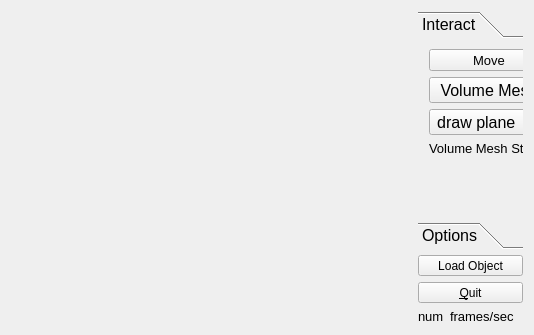
<?xml version="1.0" encoding="UTF-8"?>
<ui version="4.0">
 <class>MainWindow</class>
 <widget class="QMainWindow" name="MainWindow">
  <property name="windowModality">
   <enum>Qt::ApplicationModal</enum>
  </property>
  <property name="geometry">
   <rect>
    <x>0</x>
    <y>0</y>
    <width>534</width>
    <height>335</height>
   </rect>
  </property>
  <property name="sizePolicy">
   <sizepolicy hsizetype="Fixed" vsizetype="Preferred">
    <horstretch>0</horstretch>
    <verstretch>0</verstretch>
   </sizepolicy>
  </property>
  <property name="windowTitle">
   <string>Project V1</string>
  </property>
  <property name="autoFillBackground">
   <bool>false</bool>
  </property>
  <property name="toolButtonStyle">
   <enum>Qt::ToolButtonIconOnly</enum>
  </property>
  <property name="tabShape">
   <enum>QTabWidget::Rounded</enum>
  </property>
  <widget class="QWidget" name="centralWidget">
   <layout class="QHBoxLayout" name="horizontalLayout_2">
    <item>
     <layout class="QHBoxLayout" name="horizontalLayout">
      <item>
       <widget class="GLWidget" name="widget16" native="true">
        <property name="sizePolicy">
         <sizepolicy hsizetype="Expanding" vsizetype="Preferred">
          <horstretch>0</horstretch>
          <verstretch>0</verstretch>
         </sizepolicy>
        </property>
        <property name="cursor">
         <cursorShape>ArrowCursor</cursorShape>
        </property>
        <property name="mouseTracking">
         <bool>true</bool>
        </property>
        <property name="acceptDrops">
         <bool>false</bool>
        </property>
       </widget>
      </item>
      <item>
       <layout class="QVBoxLayout" name="verticalLayout">
        <property name="sizeConstraint">
         <enum>QLayout::SetFixedSize</enum>
        </property>
        <item>
         <widget class="QToolBox" name="toolBox">
          <property name="sizePolicy">
           <sizepolicy hsizetype="Fixed" vsizetype="MinimumExpanding">
            <horstretch>0</horstretch>
            <verstretch>0</verstretch>
           </sizepolicy>
          </property>
          <property name="minimumSize">
           <size>
            <width>105</width>
            <height>160</height>
           </size>
          </property>
          <property name="font">
           <font>
            <pointsize>12</pointsize>
           </font>
          </property>
          <property name="frameShadow">
           <enum>QFrame::Plain</enum>
          </property>
          <property name="currentIndex">
           <number>0</number>
          </property>
          <property name="tabSpacing">
           <number>0</number>
          </property>
          <widget class="QWidget" name="page">
           <property name="geometry">
            <rect>
             <x>0</x>
             <y>0</y>
             <width>105</width>
             <height>197</height>
            </rect>
           </property>
           <attribute name="label">
            <string>Interact</string>
           </attribute>
           <widget class="QWidget" name="verticalLayoutWidget">
            <property name="geometry">
             <rect>
              <x>0</x>
              <y>0</y>
              <width>116</width>
              <height>181</height>
             </rect>
            </property>
            <layout class="QVBoxLayout" name="verticalLayout_2">
             <property name="sizeConstraint">
              <enum>QLayout::SetFixedSize</enum>
             </property>
             <item>
              <widget class="QToolButton" name="toolButton_3">
               <property name="sizePolicy">
                <sizepolicy hsizetype="Expanding" vsizetype="Expanding">
                 <horstretch>0</horstretch>
                 <verstretch>0</verstretch>
                </sizepolicy>
               </property>
               <property name="font">
                <font>
                 <pointsize>10</pointsize>
                </font>
               </property>
               <property name="text">
                <string>Move</string>
               </property>
              </widget>
             </item>
             <item>
              <widget class="QToolButton" name="toolButton">
               <property name="sizePolicy">
                <sizepolicy hsizetype="Expanding" vsizetype="Expanding">
                 <horstretch>0</horstretch>
                 <verstretch>0</verstretch>
                </sizepolicy>
               </property>
               <property name="text">
                <string>Volume Mesh</string>
               </property>
              </widget>
             </item>
             <item>
              <widget class="QToolButton" name="toolButton_4">
               <property name="text">
                <string>draw plane </string>
               </property>
              </widget>
             </item>
             <item>
              <widget class="QLabel" name="volStatus">
               <property name="font">
                <font>
                 <pointsize>10</pointsize>
                </font>
               </property>
               <property name="text">
                <string>Volume Mesh Status</string>
               </property>
              </widget>
             </item>
            </layout>
           </widget>
          </widget>
          <widget class="QWidget" name="page_2">
           <property name="geometry">
            <rect>
             <x>0</x>
             <y>0</y>
             <width>105</width>
             <height>197</height>
            </rect>
           </property>
           <attribute name="label">
            <string>Options</string>
           </attribute>
           <widget class="QCheckBox" name="checkBox">
            <property name="geometry">
             <rect>
              <x>0</x>
              <y>30</y>
              <width>252</width>
              <height>18</height>
             </rect>
            </property>
            <property name="font">
             <font>
              <pointsize>10</pointsize>
             </font>
            </property>
            <property name="text">
             <string>Cull Back Face</string>
            </property>
           </widget>
           <widget class="QToolButton" name="toolButton_6">
            <property name="geometry">
             <rect>
              <x>0</x>
              <y>10</y>
              <width>105</width>
              <height>19</height>
             </rect>
            </property>
            <property name="sizePolicy">
             <sizepolicy hsizetype="Preferred" vsizetype="Fixed">
              <horstretch>0</horstretch>
              <verstretch>0</verstretch>
             </sizepolicy>
            </property>
            <property name="font">
             <font>
              <pointsize>10</pointsize>
             </font>
            </property>
            <property name="autoFillBackground">
             <bool>false</bool>
            </property>
            <property name="text">
             <string>Pick Color</string>
            </property>
           </widget>
           <widget class="QWidget" name="verticalLayoutWidget_2">
            <property name="geometry">
             <rect>
              <x>0</x>
              <y>49</y>
              <width>101</width>
              <height>141</height>
             </rect>
            </property>
            <layout class="QVBoxLayout" name="verticalLayout_3">
             <item>
              <widget class="QGroupBox" name="groupBox">
               <property name="sizePolicy">
                <sizepolicy hsizetype="Preferred" vsizetype="Expanding">
                 <horstretch>0</horstretch>
                 <verstretch>0</verstretch>
                </sizepolicy>
               </property>
               <property name="font">
                <font>
                 <pointsize>10</pointsize>
                </font>
               </property>
               <property name="title">
                <string>Mode:</string>
               </property>
               <widget class="QRadioButton" name="radioButton">
                <property name="geometry">
                 <rect>
                  <x>0</x>
                  <y>20</y>
                  <width>158</width>
                  <height>18</height>
                 </rect>
                </property>
                <property name="font">
                 <font>
                  <pointsize>10</pointsize>
                 </font>
                </property>
                <property name="text">
                 <string>Surface</string>
                </property>
               </widget>
               <widget class="QRadioButton" name="radioButton_2">
                <property name="geometry">
                 <rect>
                  <x>0</x>
                  <y>40</y>
                  <width>158</width>
                  <height>18</height>
                 </rect>
                </property>
                <property name="font">
                 <font>
                  <pointsize>10</pointsize>
                 </font>
                </property>
                <property name="text">
                 <string>Volume</string>
                </property>
               </widget>
               <widget class="QCheckBox" name="checkBox_3">
                <property name="geometry">
                 <rect>
                  <x>0</x>
                  <y>120</y>
                  <width>114</width>
                  <height>18</height>
                 </rect>
                </property>
                <property name="font">
                 <font>
                  <pointsize>10</pointsize>
                 </font>
                </property>
                <property name="text">
                 <string>Model </string>
                </property>
               </widget>
               <widget class="QCheckBox" name="checkBox_2">
                <property name="geometry">
                 <rect>
                  <x>0</x>
                  <y>72</y>
                  <width>114</width>
                  <height>21</height>
                 </rect>
                </property>
                <property name="font">
                 <font>
                  <pointsize>10</pointsize>
                 </font>
                </property>
                <property name="text">
                 <string>Intersecting Faces</string>
                </property>
               </widget>
               <widget class="QCheckBox" name="checkBox_4">
                <property name="geometry">
                 <rect>
                  <x>0</x>
                  <y>96</y>
                  <width>114</width>
                  <height>18</height>
                 </rect>
                </property>
                <property name="font">
                 <font>
                  <pointsize>10</pointsize>
                 </font>
                </property>
                <property name="text">
                 <string>Intersecting Line</string>
                </property>
               </widget>
              </widget>
             </item>
            </layout>
           </widget>
          </widget>
         </widget>
        </item>
        <item>
         <widget class="QToolButton" name="toolButton_2">
          <property name="sizePolicy">
           <sizepolicy hsizetype="Minimum" vsizetype="Fixed">
            <horstretch>0</horstretch>
            <verstretch>0</verstretch>
           </sizepolicy>
          </property>
          <property name="text">
           <string>Load Object</string>
          </property>
         </widget>
        </item>
        <item>
         <widget class="QToolButton" name="quitButton">
          <property name="sizePolicy">
           <sizepolicy hsizetype="Preferred" vsizetype="Fixed">
            <horstretch>0</horstretch>
            <verstretch>0</verstretch>
           </sizepolicy>
          </property>
          <property name="text">
           <string>&amp;Quit</string>
          </property>
         </widget>
        </item>
        <item>
         <layout class="QHBoxLayout" name="horizontalLayout_3">
          <item>
           <widget class="QLabel" name="fps">
            <property name="sizePolicy">
             <sizepolicy hsizetype="Fixed" vsizetype="Preferred">
              <horstretch>0</horstretch>
              <verstretch>0</verstretch>
             </sizepolicy>
            </property>
            <property name="font">
             <font>
              <pointsize>10</pointsize>
             </font>
            </property>
            <property name="text">
             <string>num</string>
            </property>
           </widget>
          </item>
          <item>
           <widget class="QLabel" name="label">
            <property name="font">
             <font>
              <pointsize>10</pointsize>
             </font>
            </property>
            <property name="text">
             <string>frames/sec</string>
            </property>
           </widget>
          </item>
         </layout>
        </item>
       </layout>
      </item>
     </layout>
    </item>
   </layout>
  </widget>
 </widget>
 <layoutdefault spacing="6" margin="11"/>
 <customwidgets>
  <customwidget>
   <class>GLWidget</class>
   <extends>QWidget</extends>
   <header location="global">glwidget.h</header>
   <container>1</container>
  </customwidget>
 </customwidgets>
 <resources/>
 <connections/>
</ui>
